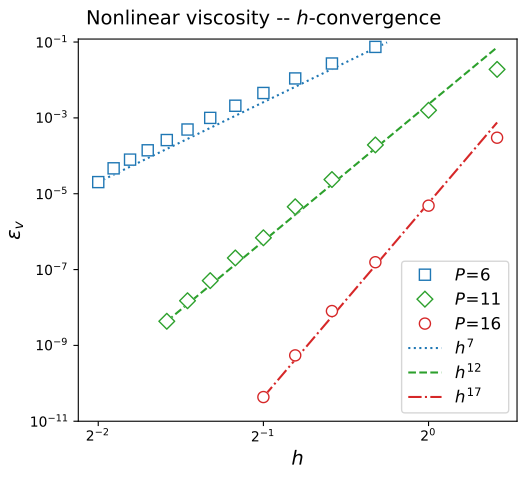

Write the Python code that produced this figure.
#! /usr/bin/env python3

import matplotlib.pyplot as plt
import numpy as np
import math

################################################################################
# Data 

p06 = np.genfromtxt('p06.dat', names=True)
p11 = np.genfromtxt('p11.dat', names=True)
p16 = np.genfromtxt('p16.dat', names=True)

################################################################################
# Plot

plt.figure(figsize=(5.22, 4.8))

plt.suptitle(r' Nonlinear viscosity -- $h$-convergence', fontsize=14)

plt.xscale('log', basex=2)
plt.xlabel(r'$h$', size='14')
#plt.xlim(xmin=1./2**8, xmax=1/2**4)

plt.yscale('log')
plt.ylabel(r'$\varepsilon_{v}$', size='14')
plt.ylim(ymin=1e-11, ymax=1.20e-1)

# lines indicating order 

n = 12
m = 1
c = p06['err_v_rms'][n]
tau = np.array([ p06['dx'][n], 1.05 * p06['dx'][m] ])
err = np.array([ c           , c * (tau[1]/tau[0])**7 ])
l06, = plt.plot(tau, err, linestyle=':', color='C0')

n = 10
m = 1
c = 1.0 * p11['err_v_rms'][n]
tau = np.array([ 1.00 * p11['dx'][n], 1.00 * p11['dx'][m] ])
err = np.array([ c                  , c * (tau[1]/tau[0])**12 ])
l11, = plt.plot(tau, err, linestyle='--', color='C2')

n = 6
m = 1
c = 1.0 * p16['err_v_rms'][n]
tau = np.array([ 1.00 * p16['dx'][n], 1.00 * p16['dx'][m] ])
err = np.array([ c                  , c * (tau[1]/tau[0])**17 ])
l16, = plt.plot(tau, err, linestyle='-.', color='C3')

plt.plot(p06['dx'][0:], p06['err_v_rms'][0:], linestyle='None', marker='s', markersize=8, fillstyle=u'full', color='w')
plt.plot(p11['dx'][1:], p11['err_v_rms'][1:], linestyle='None', marker='D', markersize=8, fillstyle=u'full', color='w')
plt.plot(p16['dx'][1:], p16['err_v_rms'][1:], linestyle='None', marker='o', markersize=8, fillstyle=u'full', color='w')

m06, = plt.plot(p06['dx'][0:], p06['err_v_rms'][0:], linestyle='None', marker='s', markersize=8, fillstyle=u'none', color='C0')
m11, = plt.plot(p11['dx'][1:], p11['err_v_rms'][1:], linestyle='None', marker='D', markersize=8, fillstyle=u'none', color='C2')
m16, = plt.plot(p16['dx'][1:], p16['err_v_rms'][1:], linestyle='None', marker='o', markersize=8, fillstyle=u'none', color='C3')

plt.legend( ( m06        , m11         , m16         , l06      , l11       , l16       ), 
            ( '$P\!=\!6$', '$P\!=\!11$', '$P\!=\!16$', '$h^{7}$', '$h^{12}$', '$h^{17}$'), 
            loc='best', fontsize=12)

plt.tight_layout(rect=[-0.02, -0.02, 1.02, 0.96])
plt.savefig('convergence_dx.pdf')
 
